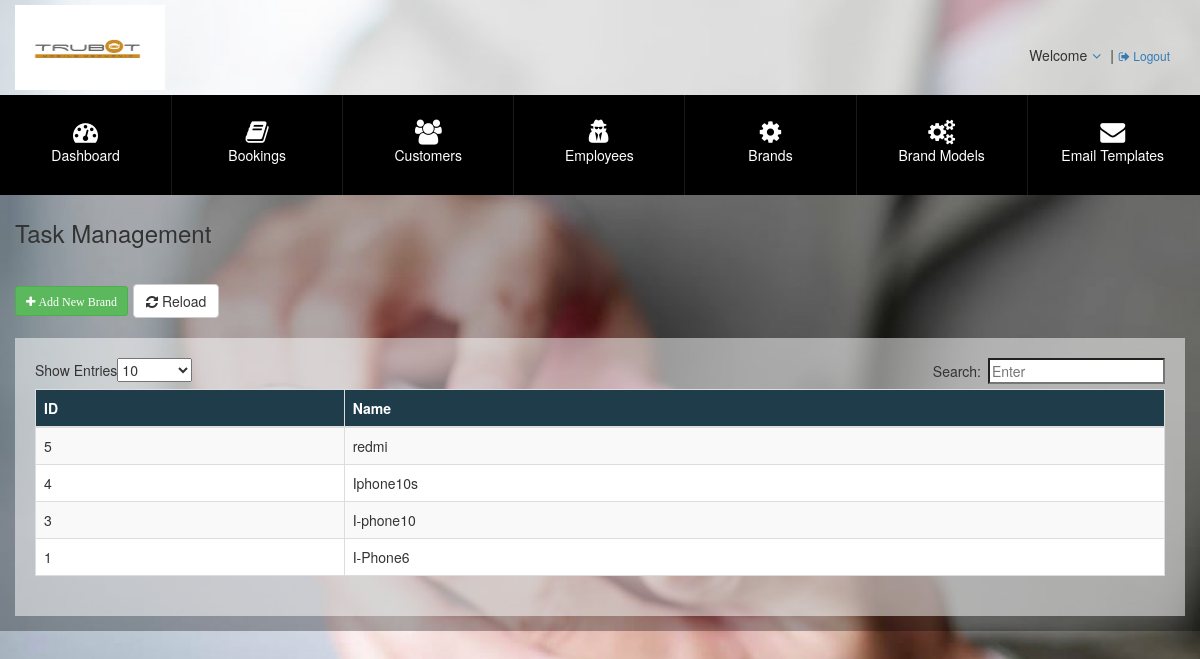
/brands/, run on the app's committed database.
### myapp1/models.py (models this page shows, shortened)
class Mobilemodel(models.Model):
    devicename=models.CharField(max_length=100)

### myapp1/views.py (the view, shortened to what this page needs)
# urls.py: path('brands/',views.brands),
def brands(request):
    data=Mobilemodel.objects.all()
    deals=[obj.__dict__ for obj in data]
    deals=deals[::-1]
    return render(request,'brands.html',{'deals':deals})

### templates/brands.html (shortened to what this page needs)
{% extends 'main.html' %}
{% block content %}
{%load static%}
<div id="content">
    <div class="filterBar">
        <div class="container">
            <h3>Task Management</h3>
            <br />
            <button type="button" class="btn btn-success btn-sm" data-toggle="modal" data-target="#modal_form">
            <i class="fa fa-plus"> Add New Brand</i>
            <button class="btn btn-default" onclick="load()"><i class="fa fa-refresh"></i> Reload</button>
            <br />
            <br />
            <div id="table_wrapper" class="dataTables_wrapper">
            <div class="dataTables_length" id="table_length">
                <label>Show Entries<select name="table_length" aria-controls="table" class="">
                    <option value="10">10</option><option value="25">25</option><option value="50">50</option><option value="100">100</option></select></label></div>
            <div id="table_filter" class="dataTables_filter">
                <label>Search:<input type="search" class="" placeholder="Enter" aria-controls="table"></label></div>
            <table id="table" class="table table-striped table-bordered" cellspacing="0" width="100%">
                <thead>
                    <tr >
                        <th>ID</th>
                        <th>Name</th>
                    </tr>
                </thead>
                <tbody>
                    {%for i in deals%}
                    <tr role="row" class="odd">
                        <td>{{i.id}}</td>
                        <td>{{i.devicename}}</td>
                    </tr>
                    {% endfor %}
                </tbody>
            </table>
        </div>
    </div>
</div>
{%  endblock %}

### static/styles/styles.css (style rules this page uses)
* { box-sizing: border-box }
html { overflow: auto }
body { background: url(../images/background.jpg) no-repeat top center fixed #7c1703; background-size: cover; font: normal 14px "open_sansregular", Calibri, sans-serif, Arial; padding: 0; margin: 0 }
h1, h2, h3, h4, h5, h6 { font-weight: normal; color: rgba(0,0,0,0.8); padding: 3px 0; margin: 0 0 10px }
h3 { font-size: 22px }
.floatfix:before, .floatfix:after, .container:before, .container:after { content: ""; display: table }
.container:after, .floatfix:after { clear: both }
.floatfix, .container { zoom: 1 }
table th, table.pad-tbl td { padding: 5px }
.container { width: auto; margin: 0 auto; padding: 5px; position: relative }
.form button, .form [type=submit], .form [type=button], .form [type=reset], .form .btn, .btn-lime, .btn, .btn-default { background: rgba(0,0,0,0.8); min-width: 120px; color: #fff; font-size: 16px; padding: 6px 8px; margin: 5px 5px 5px 0; display: table; outline: none !important; -webkit-transition: all 0.6s ease-in-out; -moz-transition: all 0.6s ease-in-out; transition: all 0.6s ease-in-out }
#content .container { padding: 0 }
#content .filterBar { background: rgba(0,0,0,0.3) }
#content .filterBar::after { clear: both; content: ""; display: table }
#content .filterBar .container { padding: 2px 0 15px }
.table-striped > tbody > tr { background-color:#fff; }
.table-striped > tbody > tr:nth-of-type(2n+1) { background-color:#ddd; }
.table-striped > tbody > tr > td { vertical-align:middle !important; }
.table-bordered > thead > tr > th { background-color:#1E3C49; color:#fff; }
.btn { min-width:auto }
.dataTables_length { float: left; }
.dataTables_filter { float:right; }
.dataTables_wrapper { background-color: rgba(255, 255, 255, 0.5); padding: 20px; }

### data on the page
Mobilemodel: id "5", devicename "redmi"
Mobilemodel: id "4", devicename "Iphone10s"
Mobilemodel: id "3", devicename "I-phone10"
Mobilemodel: id "1", devicename "I-Phone6"
